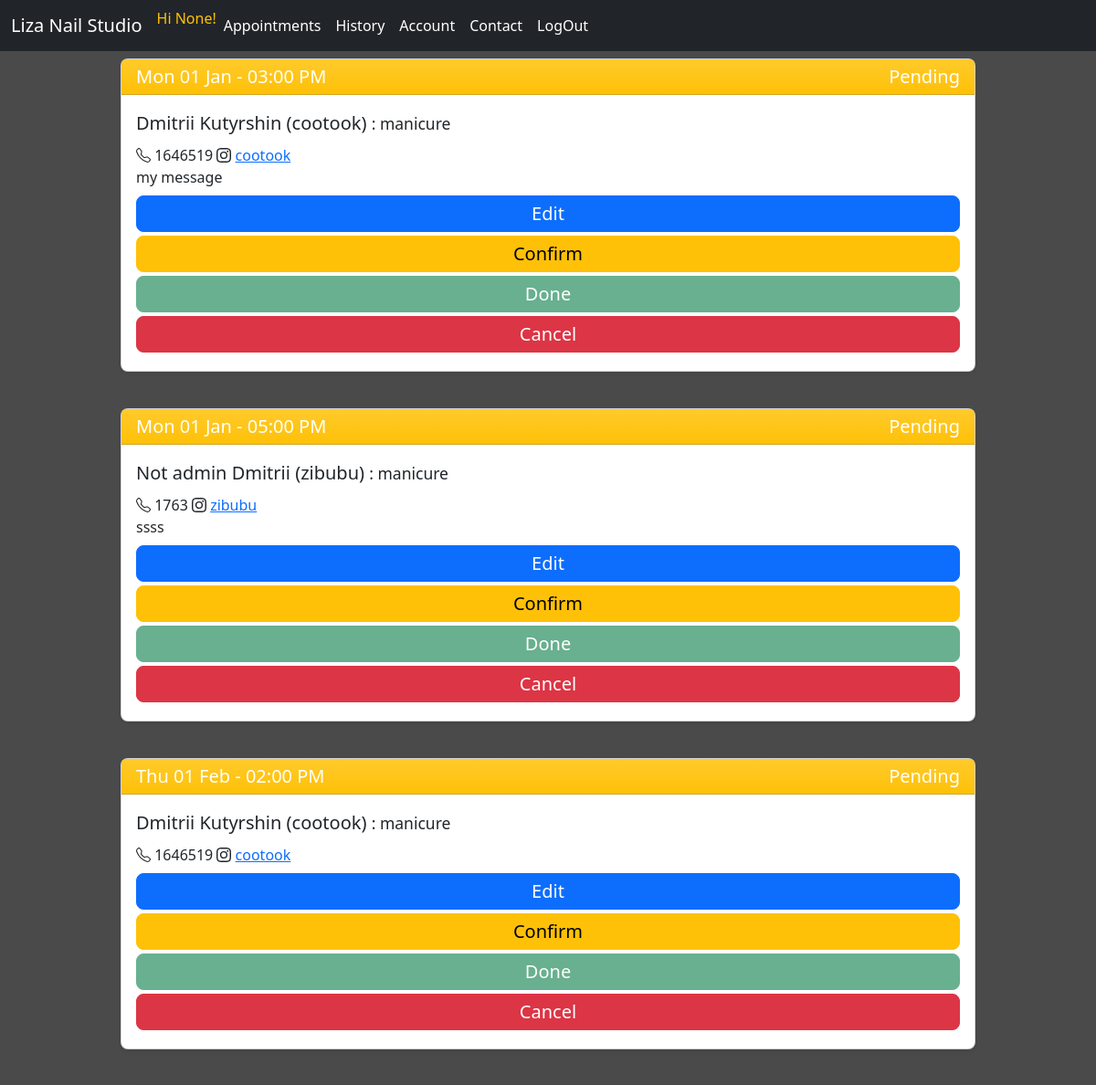
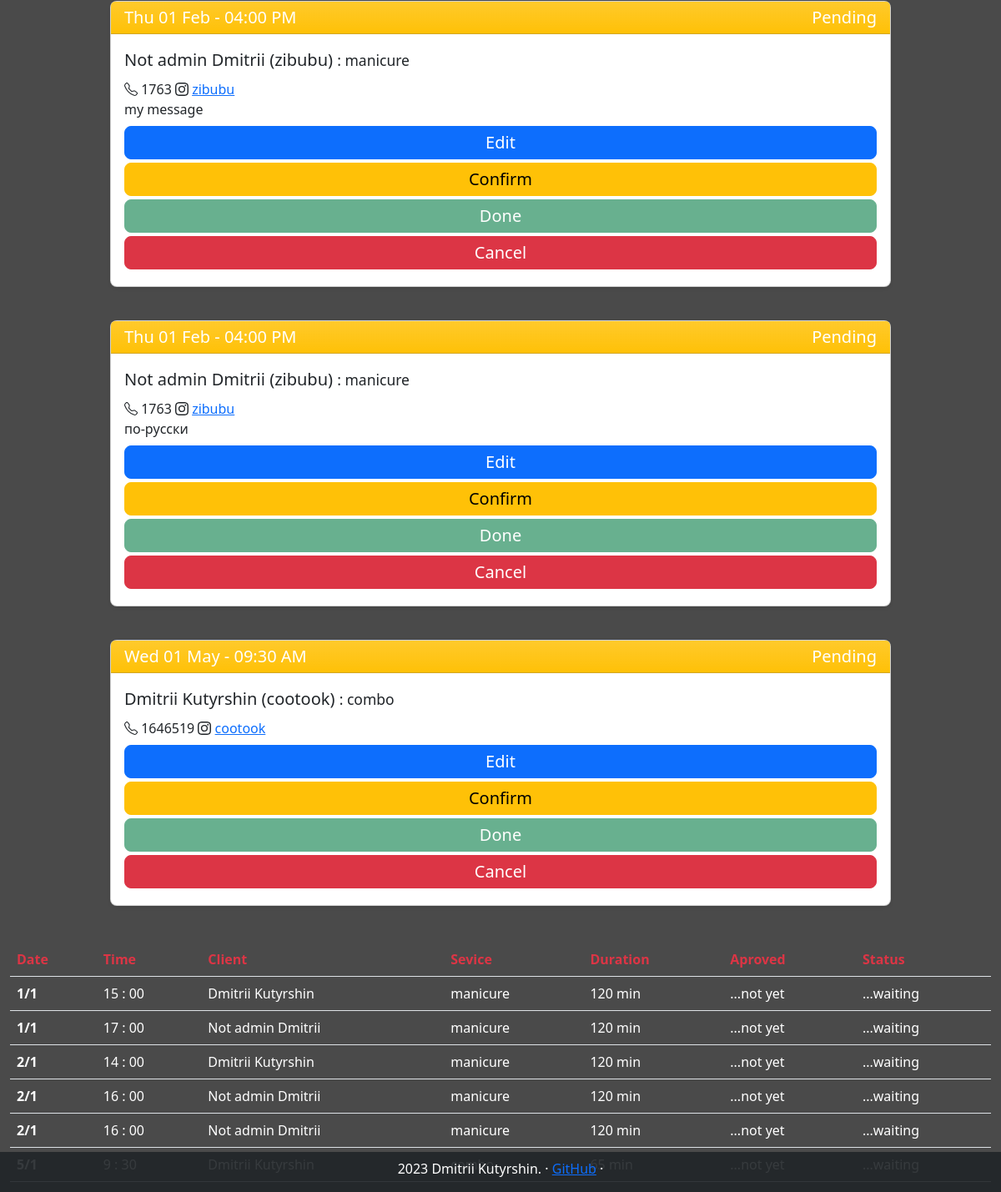
The page /all_appointments/ (signed in) on the database its author committed (2 pictures, top to bottom).
### tables this page shows
CREATE TABLE users (id INTEGER PRIMARY KEY, is_admin INT, is_clerck INT ,  name TEXT, email TEXT, lang TEXT, instagram TEXT, tel TEXT, is_subscribed_promo INT, avatar TEXT);

CREATE TABLE appointments (id INTEGER PRIMARY KEY, user_id INT, pedicure INT, manicure INT, message TEXT, slot_id INT, amount_time_min INT, slots_in TEXT, is_seen INT, is_aproved INT, is_canceled INT, FOREIGN KEY (slot_id) REFERENCES calendar(slot_id), FOREIGN KEY (user_id) REFERENCES users(id));

### studio_app/webapp.py (the view)
@app.route("/all_appointments/", methods=["GET"])
@login_required
@admin_only
def _all_appointments():
    return all_appointments.all_appointments()

### studio_app/helpers.py (called while the page is built)
def admin_only(f):
    @wraps(f)
    def decorated_function(*args, **kwargs):
        if session.get("is_admin")==0:
            return redirect("/")
        return f(*args, **kwargs)
    return decorated_function

def login_required(f):
    @wraps(f)
    def decorated_function(*args, **kwargs):
        if session.get("user_id") is None:
            return redirect("/signin")
        return f(*args, **kwargs)
    return decorated_function

### studio_app/webapp.py (called while the page is built)
@app.context_processor
def inject_navbar_items():
    return dict(navbar_menu=navbar_items)

@app.context_processor
def inject_navbar_items_not_loged_in():
    return dict(navbar_menu_not_loged_in=navbar_items_not_loged_in)

@app.context_processor
def inject_navbar_items_admin():
    return dict(navbar_items_admin=navbar_items_admin)

### studio_app/templates/all_appointments.html (shortened to what this page needs)
{% extends "layout.html" %}
{% block content %}
{% for appointment in user_appoint %}
<div class="container py-2 bg-transparent">
<div class="card mb-4 rounded-3 shadow-sm">
    <div class="card-header py-1
    {% if appointment[5]==1 %}
    bg-success
    {% else %}
    bg-warning
    {% endif %}
    bg-gradient" >
      <div class="fs-5 fw-normal row"><div class="col">{{appointment[16]}}</div><div class="col text-end">
        {% if appointment[5]==1 %}
        Confirmed
        {% else %}
        Pending
        {% endif %}
    </div></div>
    </div>
    <div class="card-body">
      <div class="card-title pricing-card-title text-dark fs-5 fw-normal ">{{appointment[0]}} ({{appointment[14]}}) <small class="text-dark fw-light">: {{appointment[2]}}</small></div>
      <div class="text-dark fw-normal">
        <span>
          {{appointment[15]}}
        </span>
           <a href="https://www.instagram.com/{{appointment[14]}}/" target="_blank">{{appointment[14]}}</a>
              </div>
      <div class="mb-2 text-dark fw-normal">
        {{appointment[13]}}
      </div>
      <button type="button" class="w-100 btn btn-lg btn-primary py-1 mb-1" data-toggle="modal" data-target="#editModal" data-booking_id="{{appointment[3]}}" data-id="{{appointment[17]}}" data-date="{{appointment[16]}}" data-service="{{appointment[2]}}" data-client="{{appointment[0]}} ({{appointment[14]}})" data-time="{{appointment[11]}}:{% if appointment[12]<10 %}0{% endif %}{{appointment[12]}}" data-date_picker_format="{{appointment[8]}}-{% if appointment[9]<10 %}0{{appointment[9]}}{% else %}{{appointment[9]}}{% endif %}-{{appointment[10]}}" data-duration="{{appointment[7]}}">Edit</button>
      <button
      type="button" class="w-100 btn btn-lg btn-warning py-1 mb-1" data-toggle="modal" data-target="#confirmModal" data-booking_id="{{appointment[3]}}" data-id="{{appointment[17]}}" data-date="{{appointment[16]}}" data-service="{{service}}" data-client="{{appointment[0]}} ({{appointment[14]}})">Confirm</button>
      <button
      {% if appointment[5]==0 %}
      disabled
     {% endif %}
      type="button" class="w-100 btn btn-lg btn-success py-1 mb-1" data-toggle="modal" data-target="#doneModal" data-booking_id="{{appointment[3]}}" data-id="{{appointment[17]}}" data-date="{{appointment[16]}}" data-service="{{service}}" data-client="{{appointment[0]}} ({{appointment[14]}})">Done</button>
      <button type="button" class="w-100 btn btn-lg btn-danger py-1 mb-1" data-toggle="modal" data-target="#cancelModal" data-booking_id="{{appointment[3]}}" data-id="{{appointment[17]}}" data-date="{{appointment[16]}}" data-service="{{service}}" data-client="{{appointment[0]}} ({{appointment[14]}})">Cancel</button>
    </div>
  </div>
</div>
{% endfor %}
<table class="table">
    <thead>
      <tr class="text-danger">
        <th scope="col">Date</th>
        <th scope="col">Time</th>
        <th scope="col">Client</th>
        <th scope="col">Sevice</th>
        <th scope="col">Duration</th>
        <th scope="col">Aproved</th>
        <th scope="col">Status</th>
      </tr>
    </thead>
    <tbody class="text-white">
        {% for appointment in user_appoint %}
        <tr class="my-table-hover">
            <th scope="row">{{appointment[9]}}/{{appointment[10]}}</th>
            <td>{{appointment[11]}} :
                {% if appointment[12] == 0 %}
                00
                {% else %}
                {{appointment[12]}}
                {% endif %}
            </td>
            <td>{{appointment[0]}}</td>
            <td>{{appointment[2]}}</td>
            <td>{{appointment[7]}} min</td>
            <td>
                {% if appointment[5] == 0 %}
                    ...not yet
                {% else %}
                    Aproved
                {% endif %}
            </td>
            <td>
                    {% if appointment[4] == 1 %}
                        Done
                    {% elif appointment[6] == 1 %}
                        Canceled
                    {% else %}
                        ...waiting
                    {% endif %}
            </td>
          </tr>
        {% endfor %}
    </tbody>
  </table>
{% endblock %}

### studio_app/templates/layout.html (shortened to what this page needs)
<!doctype html>
<html lang="en">
  <head>
<link href="{{ url_for('static', filename='/css/bootstrap.min.css') }}" rel="stylesheet">
<link href="{{ url_for('static', filename='/css/style.css') }}" rel="stylesheet">
  </head>
  <body>
        <header>
          <nav class="navbar navbar-expand-md navbar-dark fixed--top bg-dark">
            <div class="container-fluid">
            <a class="navbar-brand" href="/">Liza Nail Studio</a>
            <div class="collapse navbar-collapse" id="navbarCollapse">
                <ul class="navbar-nav me-auto mb-2 mb-md-0">
                  {% include 'header_navbar.html' %}
                </ul>
            </div>
            </div>
        </nav>
        </header>
        <main>
            {% block content %}
            {% endblock %}
        </main>
        <footer class="footer">
          <p> 2023 Dmitrii Kutyrshin. &middot; <a href="https://github.com/cootook">GitHub</a> &middot; </p>
        </footer>
        <script src="https://cdn.jsdelivr.net/npm/bootstrap@4.0.0/dist/js/bootstrap.min.js"></script>  </body>
</html>

### studio_app/templates/header_navbar.html (shortened to what this page needs)
{% if session.get("user_id") %}
    {% if session.get("name") %}
        <span class="font-weight-light text-warning">Hi {{session.get("name")}}!</span>
    {% else %}
        <span class="font-weight-light text-warning">Hi {{session.get("instagram")}}!</span>
    {% endif %}
        {% if session.get("is_admin")==1 %}
            {% for navbar_item in navbar_items_admin %}
            <li class="nav-item">
                <a class="nav-link active" aria-current="page" href="/{{ navbar_item.lower() }}/">{{ navbar_item }}</a>
            </li>
            {% endfor %}
        {% else %}
            {% for navbar_item in navbar_menu %}
            <li class="nav-item">
                <a class="nav-link active" aria-current="page" href="/{{ navbar_item.lower() }}/">{{ navbar_item }}</a>
            </li>
            {% endfor %}
        {% endif %}
{% else %}
    {% for navbar_item in navbar_menu_not_loged_in %}
        <li class="nav-item">
            <a class="nav-link active" aria-current="page" href="/{{ navbar_item.lower() }}/">{{ navbar_item }}</a>
        </li>
    {% endfor %}
{% endif %}

### studio_app/static/css/style.css (style rules this page uses)
body { font-weight: 100; color: rgba(255, 255, 255, 1); background: #4A4A4A; }
.table { width: 98%; margin: 1%; }
.footer { position: fixed; background-color: rgba(33,37,41, 0.9); bottom: 0; width: 100%; text-align: center; padding-top: .5em; }

### studio_app/templates/layout.html (style rules this page uses)
.bi { vertical-align: -.125em; fill: currentColor; }

### studio_app/templates/all_appointments.html (style rules this page uses)
.container { max-width: 960px; }

### studio_app/templates/header_navbar.html (style rules this page uses)
.nav-link { transition: font-weight .3s; }

### rows shown on the page
users: name "Dmitrii Kutyrshin" "Dmitrii Kutyrshin" "Dmitrii Kutyrshin", instagram "cootook" "cootook" "cootook", tel "1646519" "1646519" "1646519", instagram "cootook" "cootook" "cootook", name "Dmitrii Kutyrshin" "Dmitrii Kutyrshin"
appointments: message "my message"
users: name "Not admin Dmitrii" "Not admin Dmitrii" "Not admin Dmitrii", instagram "zibubu" "zibubu" "zibubu", tel "1763" "1763" "1763", instagram "zibubu" "zibubu" "zibubu", name "Not admin Dmitrii" "Not admin Dmitrii" "Not admin Dmitrii"
appointments: message "ssss"
appointments: message "my message"
appointments: message "по-русски"

### other values the page prints
{{ session.get("instagram") }} "None"
{{ navbar_item }} "Appointments" "History" "Account" "Contact" "LogOut"
{{ appointment[16] }} "Mon 01 Jan - 03:00 PM" "Mon 01 Jan - 05:00 PM" "Thu 01 Feb - 02:00 PM" "Thu 01 Feb - 04:00 PM" "Thu 01 Feb - 04:00 PM" "Wed 01 May - 09:30 AM"
{{ appointment[2] }} "manicure" "manicure" "manicure" "manicure" "manicure" "combo"
{{ appointment[9] }} "1" "1" "2" "2" "2"
{{ appointment[10] }} "1" "1" "1" "1" "1"
{{ appointment[11] }} "15" "17" "14" "16" "16"
{{ appointment[2] }} "manicure" "manicure" "manicure" "manicure" "manicure"
{{ appointment[7] }} "120" "120" "120" "120" "120"
